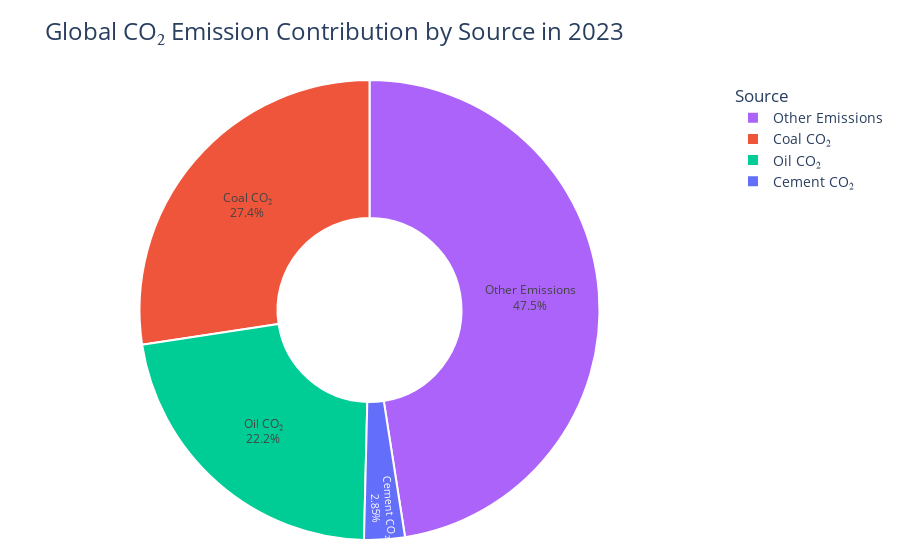

Notebook cell for this chart:
### Markdown cell above
# Pie Chart: CO₂ Emission Contributions by Source

**Indicators:** This chart presents the contribution of key sources—`cement_co2`, `coal_co2`, `oil_co2`, and a calculated `other emissions`—to total CO₂ emissions in the most recent year.  

**Objective:** To visually break down and understand the share of each major emission source in global CO₂ output, helping identify which sectors are the most impactful.  

**Approach:** For the latest available year in the dataset, global totals of CO₂ emissions from cement, coal, and oil are summed. Emissions not accounted for by these three are grouped as "Other Emissions." These values are plotted as a donut-style pie chart using Plotly Express. The chart includes percentage labels, a central hole for aesthetics, interactive hover info displaying absolute emission values, and a clear visual separation using color-coded slices and borders.

### Code cell
import plotly.express as px

# Prepare data for the latest year
latest_year = data_clean['year'].max()
df_latest = data_clean[data_clean['year'] == latest_year]

# Aggregate global sums
total_co2  = df_latest['co2'].sum()
cement_co2 = df_latest['cement_co2'].sum()
coal_co2   = df_latest['coal_co2'].sum()
oil_co2    = df_latest['oil_co2'].sum()
others     = total_co2 - (cement_co2 + coal_co2 + oil_co2)

# Build a DataFrame for plotting
pie_df = pd.DataFrame({
    'Source': ['Cement CO₂', 'Coal CO₂', 'Oil CO₂', 'Other Emissions'],
    'Emissions': [cement_co2, coal_co2, oil_co2, others]
})

# Create the donut chart
fig = px.pie(
    pie_df,
    names='Source',
    values='Emissions',
    hole=0.4,  # donut hole size
    title=f"Global CO₂ Emission Contribution by Source in {latest_year}",
    color='Source',
    color_discrete_sequence=px.colors.qualitative.Plotly
)

# Update layout for presentation quality
fig.update_traces(
    textposition='inside',
    textinfo='percent+label',
    hovertemplate='<b>%{label}</b><br>Emissions: %{value:,.0f} MtCO₂<extra></extra>',
    marker=dict(line=dict(color='#FFFFFF', width=2))
)

fig.update_layout(
    title_font_size=24,
    legend_title_text='Source',
    legend_font_size=14,
    margin=dict(t=80, b=20, l=20, r=20)
)

fig.show()

### Figure 1 — Plotly figure (JSON) as saved in the notebook; plotly's stock layout.template omitted (floating-point values rounded to 4 significant figures)
{"data": [{"customdata": [["Cement CO₂"], ["Coal CO₂"], ["Oil CO₂"], ["Other Emissions"]], "domain": {"x": [0, 1], "y": [0, 1]}, "hole": 0.4, "hovertemplate": "<b>%{label}</b><br>Emissions: %{value:,.0f} MtCO₂<extra></extra>", "labels": ["Cement CO₂", "Coal CO₂", "Oil CO₂", "Other Emissions"], "legendgroup": "", "marker": {"colors": ["#636EFA", "#EF553B", "#00CC96", "#AB63FA"], "line": {"color": "#FFFFFF", "width": 2}}, "name": "", "showlegend": true, "textinfo": "percent+label", "textposition": "inside", "type": "pie", "values": [6883.0, 66110.0, 53520.0, 114600.0]}], "layout": {"legend": {"font": {"size": 14}, "title": {"text": "Source"}, "tracegroupgap": 0}, "margin": {"b": 20, "l": 20, "r": 20, "t": 80}, "piecolorway": ["#636EFA", "#EF553B", "#00CC96", "#AB63FA", "#FFA15A", "#19D3F3", "#FF6692", "#B6E880", "#FF97FF", "#FECB52"], "title": {"font": {"size": 24}, "text": "Global CO₂ Emission Contribution by Source in 2023"}}}
